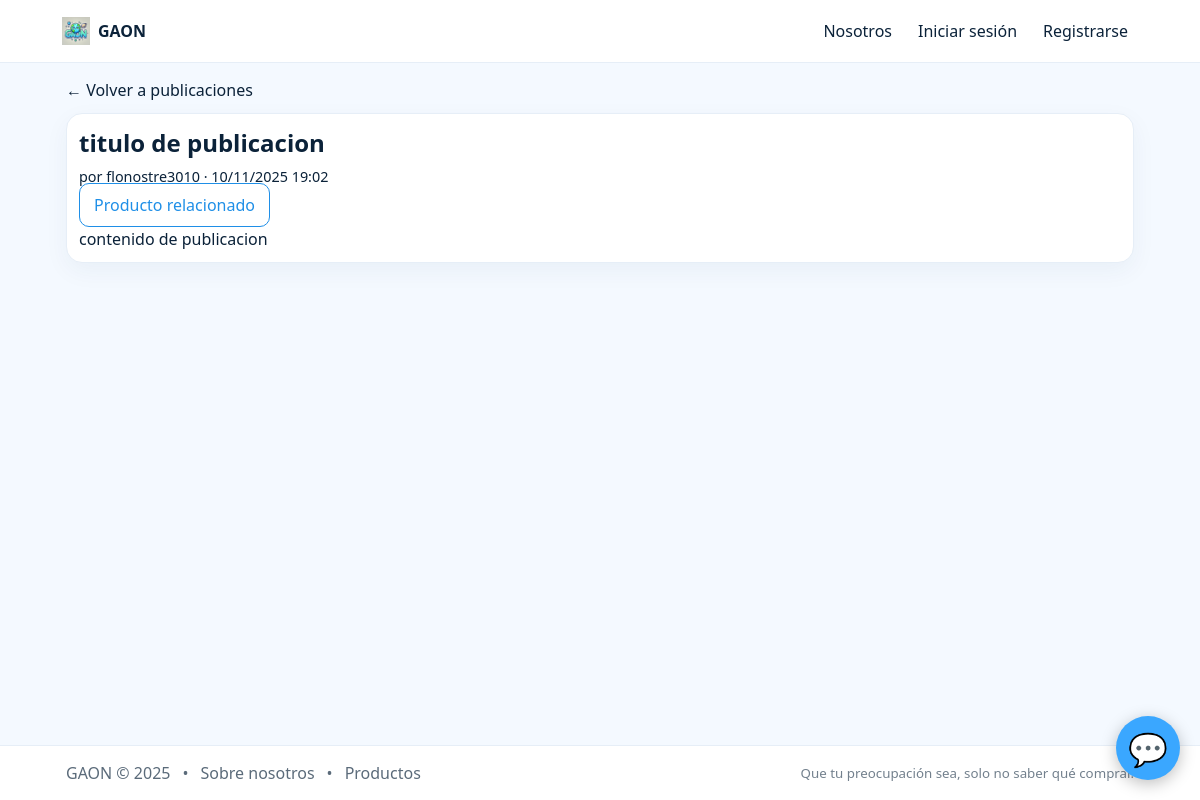
The app's page /foro/post/2/ with its own data.
### foro/models.py (models this page shows, shortened)
class Post(models.Model):
    titulo = models.CharField(max_length=255)
    contenido = models.TextField()
    autor = models.ForeignKey(settings.AUTH_USER_MODEL, on_delete=models.CASCADE)
    producto = models.ForeignKey(Product, on_delete=models.SET_NULL, null=True, blank=True)
    creado_en = models.DateTimeField(auto_now_add=True)
    actualizado_en = models.DateTimeField(auto_now=True)

### users/models.py (models this page shows)
class CustomUser(AbstractUser):
    telefono = models.CharField(max_length=20, blank=True)
    rol = models.CharField(max_length=20, choices=[('cliente','Cliente'),('admin','Administrador')], default='cliente')
    def __str__(self):
        return self.username

### foro/web_views.py (the view)
# urls.py: path('post/<int:pk>/', post_detail, name='post-detail'),
def post_detail(request, pk: int):
    post = get_object_or_404(Post.objects.select_related('autor', 'producto'), pk=pk)
    return render(request, 'foro/post_detail.html', {'post': post})

### templates/foro/post_detail.html (shortened to what this page needs)
{% extends 'base.html' %}
{% block content %}
<section class="section">
  <a href="{% url 'foro:posts' %}">← Volver a publicaciones</a>
  <div style="margin-top:12px" class="card pad">
    <h1 style="margin:0 0 8px">{{ post.titulo }}</h1>
    <div class="text-muted" style="font-size:.9rem">por {{ post.autor }} · {{ post.creado_en|date:"SHORT_DATETIME_FORMAT" }}</div>
    {% if post.producto %}
      <div style="margin-top:8px"><a class="btn outline" href="/products/{{ post.producto.id }}/">Producto relacionado</a></div>
    {% endif %}
    <div style="margin-top:12px; white-space:pre-wrap">{{ post.contenido }}</div>
  </div>
</section>
{% endblock %}

### templates/base.html (style rules this page uses)
:root { --fg:#0b2239; --muted:#5b6b7a; --border:#e6eef7; --card:#ffffff; --bg:#f4f9ff; --brand:#3aa7ff; --brand-600:#1f8fe7; --brand-50:#eaf5ff; --ok:#16a085; --err:#c0392b; }
* { box-sizing:border-box }
html,body { height:100% }
body { margin:0; font-family: system-ui,Segoe UI,Roboto,Arial; color:var(--fg); display:flex; flex-direction:column; min-height:100vh; background:var(--bg); }
a { color:inherit; text-decoration:none }
.btn { background:var(--brand); color:#fff; border:0; border-radius:10px; padding:10px 14px; cursor:pointer }
.btn.outline { background:#fff;color:var(--brand-600);border:1px solid var(--brand-600) }
.card { background:var(--card); border:1px solid var(--border); border-radius:16px; overflow:hidden; box-shadow:0 8px 24px rgba(28,66,104,.05) }
.pad { padding:12px }

### records on screen
Post: titulo "titulo de publicacion", autor "flonostre3010", creado_en "10/11/2025 19:02", contenido "contenido de publicacion"
